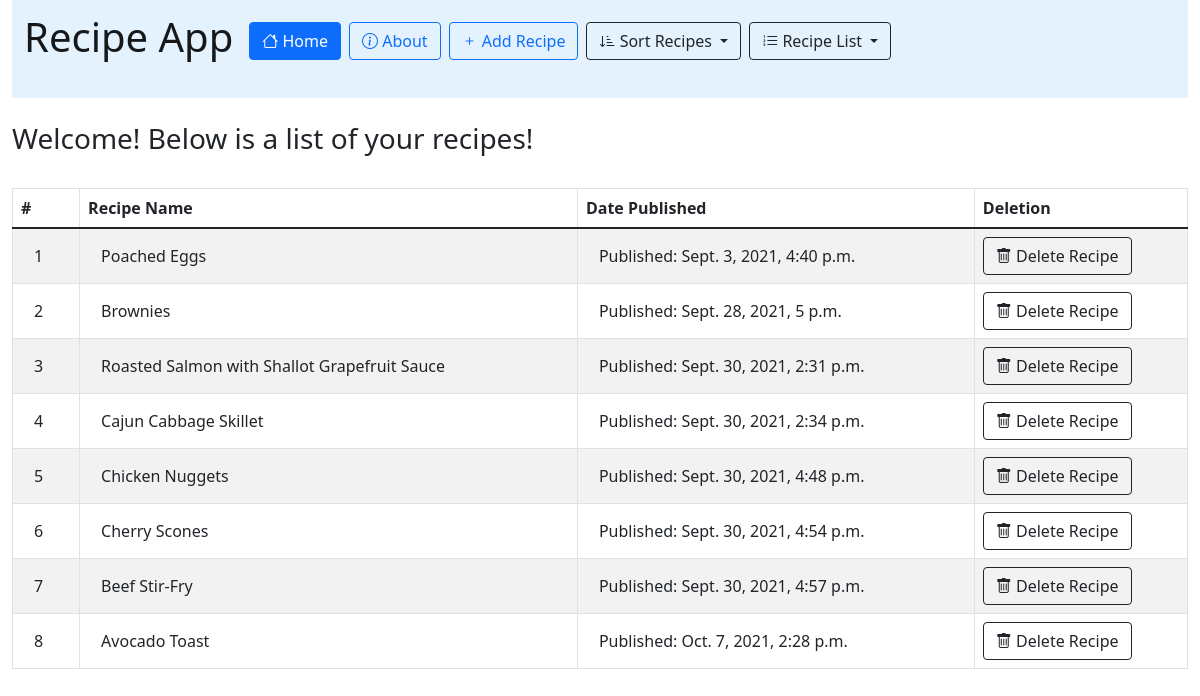
Page /recipe_app/?sort_order=pub_date on the earlier database version.
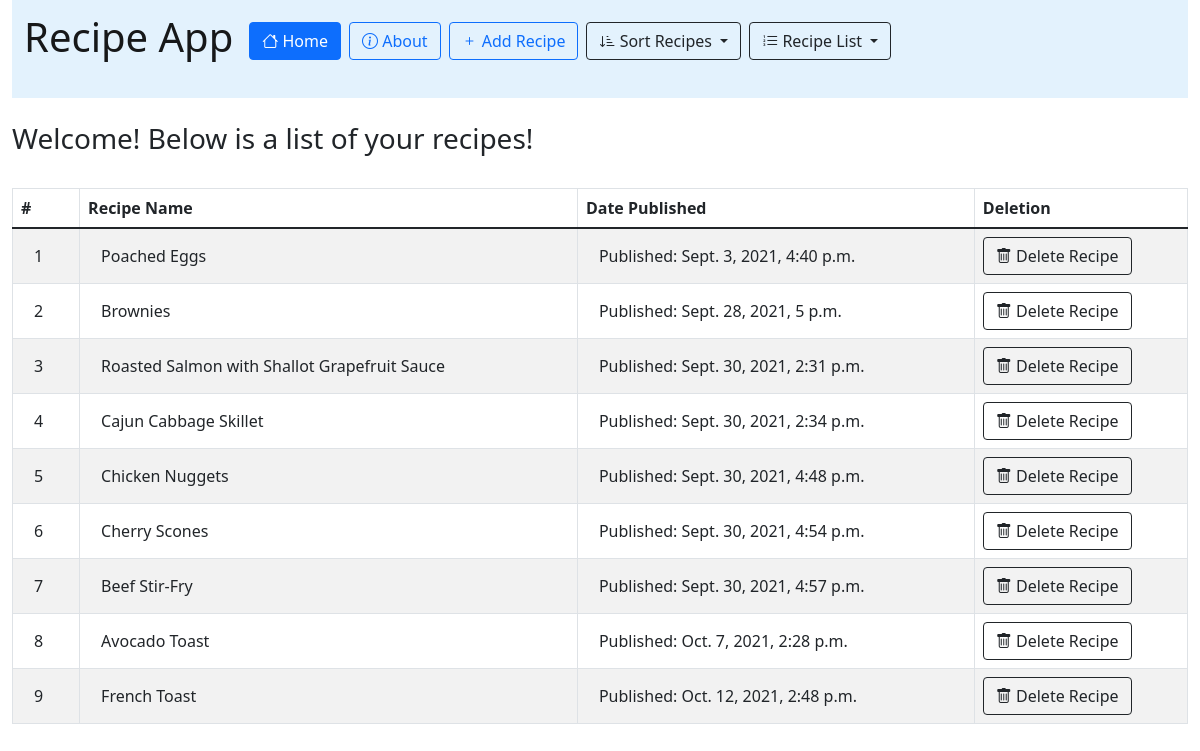
Same page on the later database version.
### recipe_app/models.py (models this page shows, shortened)
class Recipe(models.Model):
    recipe_name = models.CharField(max_length=200)
    pub_date= models.DateTimeField('date published')

### recipe_app/views.py (the view)
# urls.py: path('', views.index, name='index'),
def index(request):
    template = loader.get_template('recipe_app/index.html')
    query_string = request.GET
    if query_string:
        latest_recipe_list = utils.sorting_by_query(query_string)
    else:
        latest_recipe_list = Recipe.objects.order_by('-pub_date')
    my_tuple_list = utils.numbering_recipes(latest_recipe_list)
    context = {
        'latest_recipe_list': my_tuple_list,
        }
    return HttpResponse(template.render(context, request))

### recipe_app/utils.py (called while the page is built)
def sorting_by_query(query_string):
    try:
            sort_order = query_string["sort_order"]
    except KeyError:
        raise Http404("sort order not present")
    if sort_order not in ['-pub_date', 'pub_date', '-recipe_name', 'recipe_name']:
        raise Http404("entered sort order does not exist")
    latest_recipe_list = Recipe.objects.order_by(sort_order)
    return latest_recipe_list

def numbering_recipes(latest_recipe_list):
    recipe_num = 1
    my_tuple_list = []
    for recipe in latest_recipe_list:
        my_tuple = (recipe_num, recipe)
        my_tuple_list.append(my_tuple)
        recipe_num += 1
    return my_tuple_list

### recipe_app/templates/recipe_app/index.html (shortened to what this page needs)
{% extends "recipe_app/base.html" %}
{% block content %}
<div class="container-fluid">
<nav class="navbar navbar-light" style="background-color: #e3f2fd;">
  <form class="container-fluid justify-content-start">
    <a class="navbar-brand" ><h1>Recipe App</h1></a>
    <a class="btn btn-outline-primary me-2 active" type="button" href="/recipe_app"><i class="bi bi-house"></i> Home</a>
    <a class="btn btn-outline-primary me-2" type="button" href="/recipe_app/about"><i class="bi bi-info-circle"></i> About</a>
    <a class="btn btn-outline-primary me-2" type="button" href="/recipe_app/add"><i class="bi bi-plus"></i> Add Recipe</a>
    <div class="dropdown">
        <button class="btn btn-outline-dark me-2 dropdown-toggle" type="button" id="dropdownMenuButton2" data-bs-toggle="dropdown" aria-expanded="false">
            <i class="bi bi-sort-down-alt"></i> Sort Recipes
        </button>
    </div>
    {% if latest_recipe_list %}
    <div class="dropdown">
        <button class="btn btn-outline-dark me-2 dropdown-toggle" type="button" id="dropdownMenuButton2" data-bs-toggle="dropdown" aria-expanded="false">
            <i class="bi bi-list-ol"></i> Recipe List
        </button>
    </div>
    {% endif %}
  </form>
</nav>
{% if latest_recipe_list %}
    <br>
    <h3>Welcome! Below is a list of your recipes!</h3>
    <br>
<table class="table table-striped table-bordered table-hover">
    <thead>
        <tr>
          <th scope="col">#</th>
          <th scope="col">Recipe Name</th>
          <th scope="col">Date Published</th>
          <th scope="col">Deletion</th>
        </tr>
    </thead>
    <tbody>
        {% for recipe in latest_recipe_list %}
            <tr>
              <td><button class="btn" type="button">{{ recipe.0 }}</button></td>
              <td> <a href="{% url 'recipe_app:recipe_page' recipe.1.id %}"><button class="btn" type="button">{{ recipe.1.recipe_name }} </button></a></td>
              <td><button class="btn" type="button">Published: {{ recipe.1.pub_date }}</button></td>
              <td><a href="{% url 'recipe_app:delete_recipe' recipe.1.id %}"><button class="btn btn-outline-dark" type="button"><i class="bi bi-trash"></i> Delete Recipe</button></a></td>
            </tr>
        {% endfor %}
    </tbody>
</table>
{% else %}
    <h1>No recipes are available.</h1>
{% endif %}
</div>
{% endblock %}

Differences in the rows shown:
added Recipe: recipe "9", recipe_name "French Toast", pub_date "Oct. 12, 2021, 2:48 p.m."
